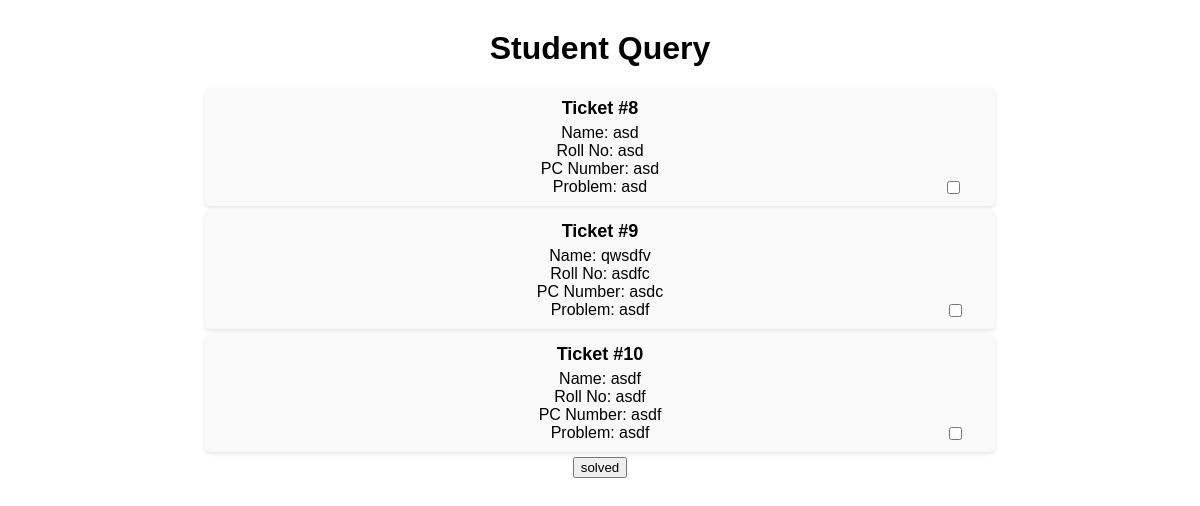
The page /admindash/query on the database as committed earlier.
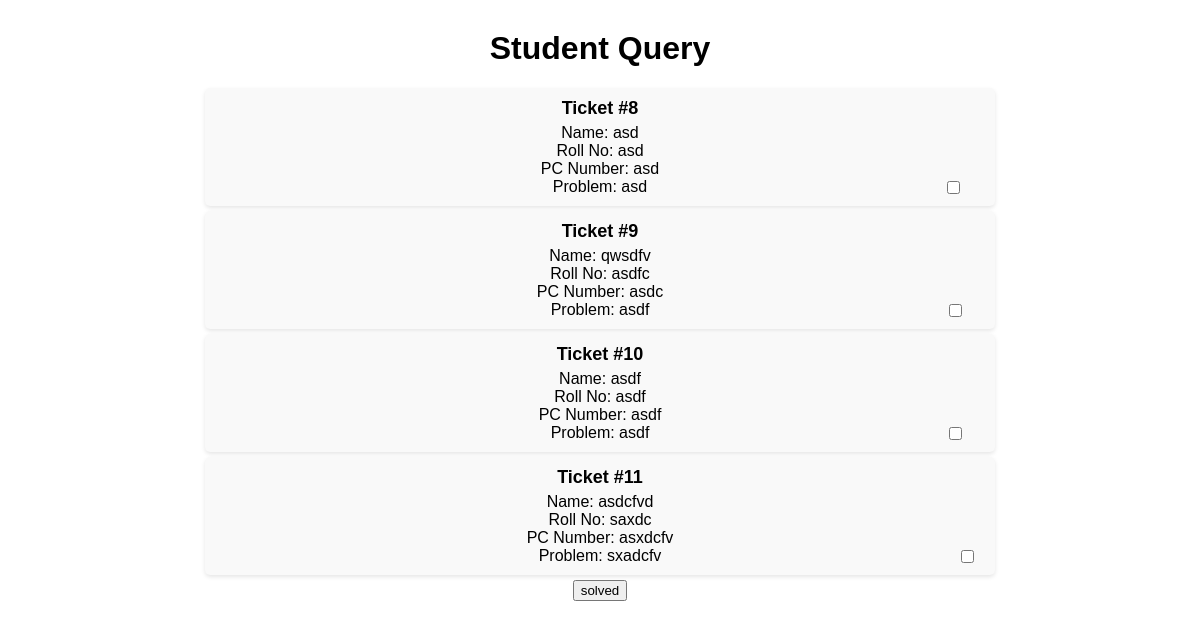
The same page on the database as committed later.
### lab_admin/models.py (models this page shows)
class ticket(models.Model) :
    name = models.CharField(max_length=30)
    roll_no= models.CharField(max_length=30)
    pc_number = models.CharField(max_length=30)
    problem= models.CharField(max_length=200)

### lab_admin/views.py (the view, shortened to what this page needs)
# urls.py: path("/query" ,views.problem , name="problem"),
def problem(request):
    tickets = ticket.objects.all()
    return render(request, 'student_query.html', {'tickets': tickets})

### templates/student_query.html (shortened to what this page needs)
<!DOCTYPE html>
<html>
<head>
</head>
<body>
    <h1>Student Query</h1>
    <form method="post">
    <ul>
        {% for ticket in tickets %}
        <li>
            <div class="ticket-title">Ticket #{{ ticket.id }}</div>
            <div class="ticket-details">
                Name: {{ ticket.name }}<br>
                Roll No: {{ ticket.roll_no }}<br>
                PC Number: {{ ticket.pc_number }}<br>
                Problem: {{ ticket.problem }}
                <input type="checkbox" class="ticket-id" name={{ ticket.id }} id = {{ ticket.id }} value={{ ticket.id }} >
                <label for="vehicle1"></label><br>
            </div>
        </li>
        {% endfor %}
        <button type="submit" class="btn">solved</button>
    </ul>
</form>
</body>
</html>

Rows that differ between the two databases and show on the page:
added ticket: id "11", name "asdcfvd", roll_no "saxdc", pc_number "asxdcfv", problem "sxadcfv"
